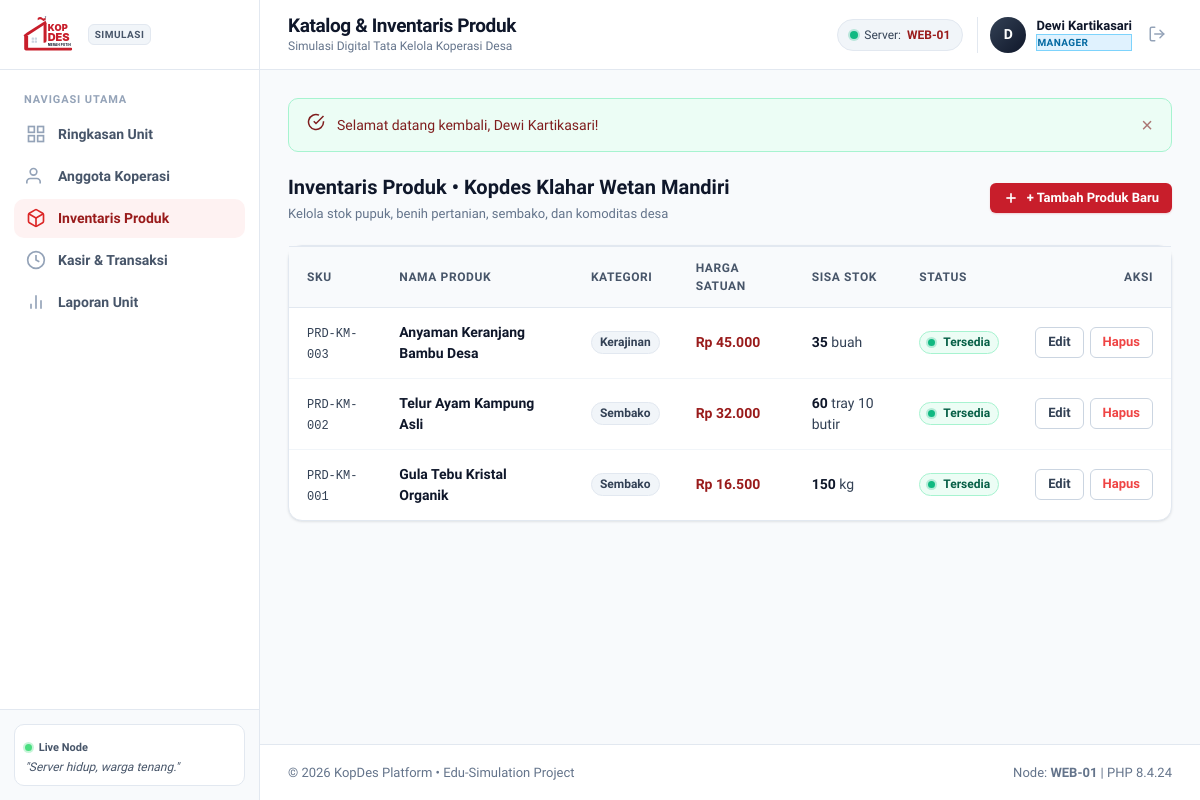
Before: /index.php?page=products (signed in) with the older database file.
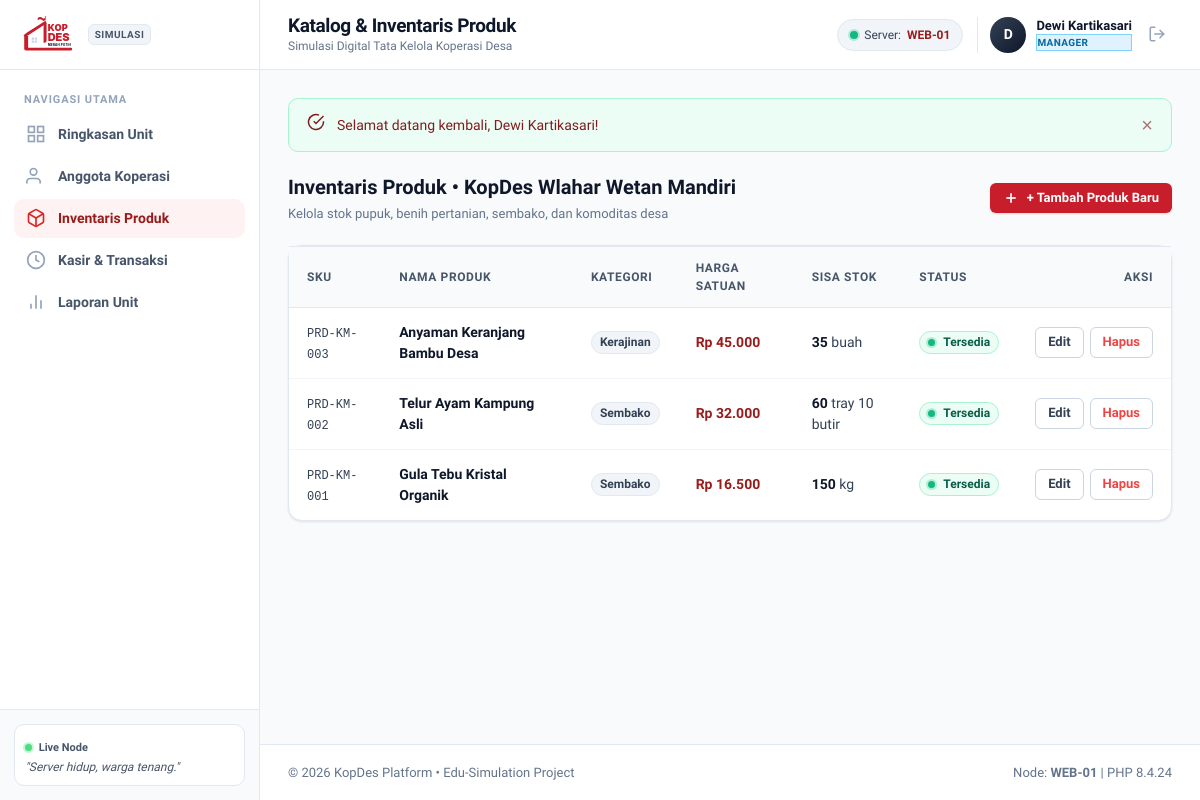
After: the same page with the newer database file.
### tables this page shows
CREATE TABLE `kopdes` (
  `id` INT UNSIGNED NOT NULL AUTO_INCREMENT,
  `name` VARCHAR(150) NOT NULL,
  `location` VARCHAR(150) NOT NULL,
  `village_name` VARCHAR(100) NULL,
  `district_name` VARCHAR(100) NULL,
  `regency_name` VARCHAR(100) NULL,
  `province_name` VARCHAR(100) NULL,
  `latitude` DECIMAL(10, 8) NULL,
  `longitude` DECIMAL(11, 8) NULL,
  `description` TEXT NULL,
  `manager_id` INT UNSIGNED NULL,
  `status` ENUM('active', 'inactive') NOT NULL DEFAULT 'active',
  `created_at` TIMESTAMP NOT NULL DEFAULT CURRENT_TIMESTAMP,
  `updated_at` TIMESTAMP NOT NULL DEFAULT CURRENT_TIMESTAMP ON UPDATE CURRENT_TIMESTAMP,
  PRIMARY KEY (`id`),
  UNIQUE KEY `idx_unique_kopdes_manager` (`manager_id`),
  INDEX `idx_kopdes_status` (`status`),
  INDEX `idx_kopdes_coords` (`latitude`, `longitude`),
  CONSTRAINT `fk_kopdes_manager`
    FOREIGN KEY (`manager_id`) REFERENCES `users` (`id`)
    ON DELETE SET NULL ON UPDATE CASCADE
);

### includes/auth.php (called while the page is built, shortened)
<?php
require_once __DIR__ . '/../config/database.php';
require_once __DIR__ . '/helpers.php';
if (!function_exists('get_manager_kopdes')) {
    function get_manager_kopdes(int $managerId): ?array {
        $pdo = Database::getConnection();
        $stmt = $pdo->prepare("SELECT * FROM kopdes WHERE manager_id = ? AND status = 'active' LIMIT 1");
        $stmt->execute([$managerId]);
        $kopdes = $stmt->fetch();
        return $kopdes ?: null;
    }
}

### includes/helpers.php (called while the page is built, shortened)
<?php
if (!function_exists('e')) {
    function e(?string $value): string {
        return htmlspecialchars((string)($value ?? ''), ENT_QUOTES | ENT_SUBSTITUTE, 'UTF-8');
    }
}

### pages/manager/products.php (the view, shortened to what the changed rows need)
<?php
require_once __DIR__ . '/../../includes/auth.php';
require_once __DIR__ . '/../../includes/helpers.php';
$user = current_user();
if ($user['role'] === 'MANAGER') {
    $kopdes = get_manager_kopdes($user['id']);
}
require __DIR__ . '/../../includes/layout/header.php';
?>
<div style="display:flex;justify-content:space-between;align-items:center;margin-bottom:20px;flex-wrap:wrap;gap:12px;">
    <div>
        <h2 style="font-size:1.25rem;font-weight:800;color:var(--slate-900);">
            Inventaris Produk <?= $kopdes ? '&bull; ' . e($kopdes['name']) : '' ?>
        </h2>
        <span style="font-size:0.8125rem;color:var(--slate-500);">Kelola stok pupuk, benih pertanian, sembako, dan komoditas desa</span>
    </div>
</div>
<div class="card">
    <div class="table-responsive">
        <table class="data-table">
            <thead>
                <tr>
                    <th>SKU</th>
                    <th>Nama Produk</th>
                    <th>Kategori</th>
                    <th>Harga Satuan</th>
                    <th>Sisa Stok</th>
                    <th>Status</th>
                    <th style="text-align:right;">Aksi</th>
                </tr>
            </thead>
        </table>
    </div>
</div>
<?php require __DIR__ . '/../../includes/layout/footer.php'; ?>

Changed rows visible on the page:
changed kopdes: name "Kopdes Klahar Wetan Mandiri" → "KopDes Wlahar Wetan Mandiri"
